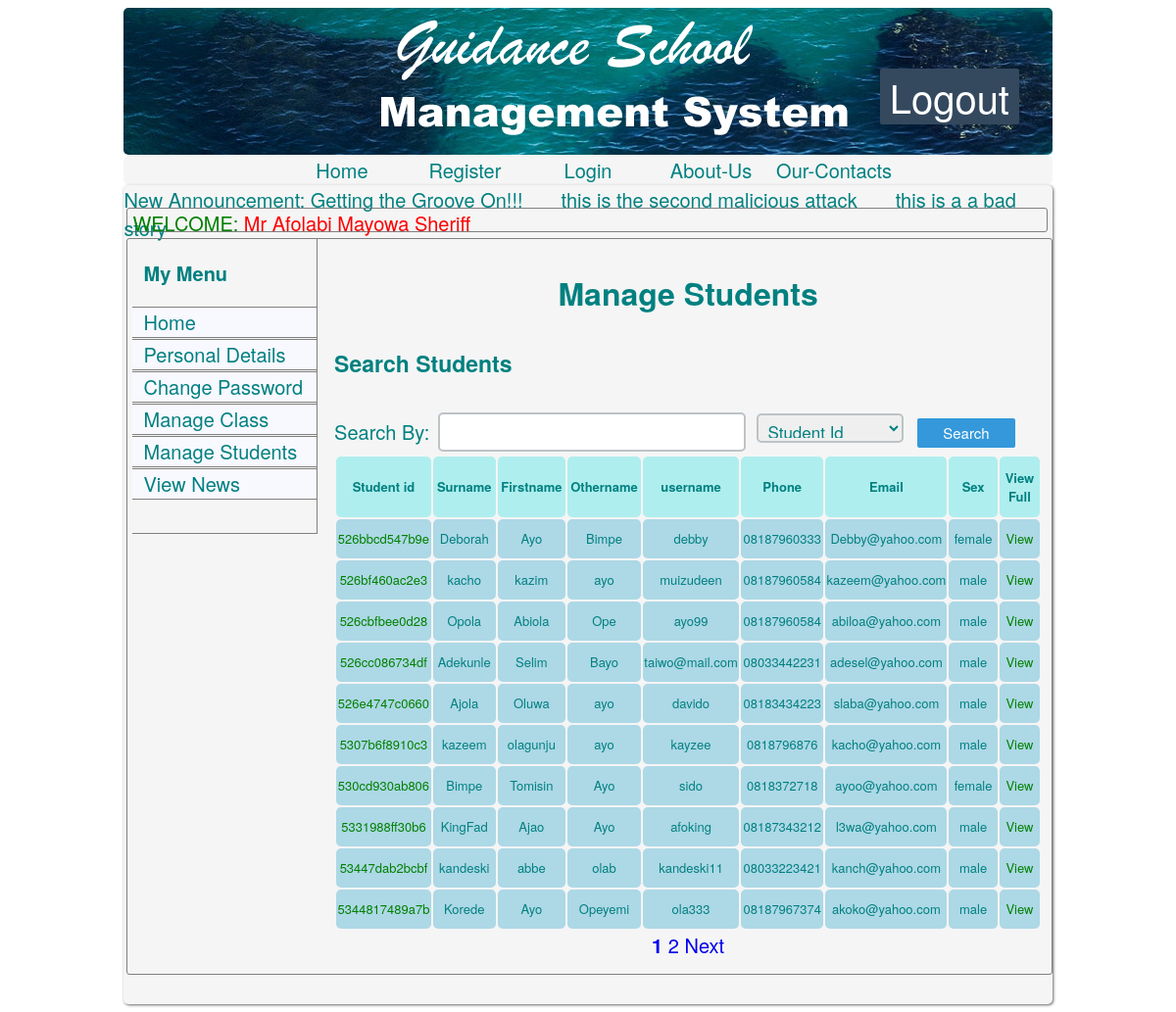
The app's page /teacher/studentrecord.php (signed in) with its own data.
### tables this page shows
CREATE TABLE IF NOT EXISTS `notice` (
  `id` int(3) unsigned NOT NULL AUTO_INCREMENT,
  `notice` varchar(500) NOT NULL,
  PRIMARY KEY (`id`),
  UNIQUE KEY `id` (`id`)
);

CREATE TABLE IF NOT EXISTS `students` (
  `id` int(3) NOT NULL AUTO_INCREMENT,
  `student_id` varchar(15) NOT NULL,
  `surname` varchar(50) NOT NULL,
  `firstname` varchar(50) NOT NULL,
  `othername` varchar(50) NOT NULL,
  `username` varchar(50) NOT NULL,
  `password` varchar(50) NOT NULL,
  `phone` varchar(20) NOT NULL,
  `email` varchar(50) NOT NULL,
  `admission_date` date NOT NULL,
  `admin_admitting` varchar(50) NOT NULL,
  `date_of_birth` date NOT NULL,
  `age` int(3) NOT NULL,
  `gender` varchar(10) NOT NULL,
  `nationality` varchar(10) NOT NULL,
  `religion` varchar(15) NOT NULL,
  `address` varchar(100) NOT NULL,
  `state_of_origin` varchar(30) NOT NULL,
  `state_of_birth` varchar(30) NOT NULL,
  `parent_phone` varchar(20) NOT NULL,
  `parent_email` varchar(50) NOT NULL,
  `class_of_admitant` varchar(20) NOT NULL,
  `department` varchar(20) NOT NULL,
  `picture` varchar(200) NOT NULL,
  `courses` varchar(1000) NOT NULL,
  PRIMARY KEY (`id`),
  UNIQUE KEY `student_id` (`student_id`,`username`,`email`)
);

### teacher/studentrecord.php (the view, shortened to what this page needs)
<?php
include('header.php');
include('menu.php');
?>
<div id="body">
<?php  include('notices.php');  ?>
<?php  include('welcome.php');  ?>
<div class="mainjob">
<?php
include('leftbar.php');
?>
<div class="rightbar">
<center><h3>Manage Students</h3></center>
<h4>Search Students </h4>
<form action="" method="post">
<label>Search By: </label><input class="inputform" type="text" name="query_input" required="required" />
<select class="inputform" style="width:150px" name="select">
<option value="student_id">Student Id</option>
</select>
<input type="submit" class="submitbutton" style="margin-left:5px;width:100px;" value="Search" name="search"/>
</form>
<?php
	$query_input=&$_POST['query_input'];
	$select=&$_POST['select'];
if(isset($_POST['search'])){
$user_search=$query_input;
  function build_query($user_search,$select) {
    $search_query = "SELECT * FROM students";
    $clean_search = str_replace(',', ' ', $user_search);
    $search_words = explode(' ', $clean_search);
    $final_search_words = array();
    if (count($search_words) > 0) {
      foreach ($search_words as $word) {
        if (!empty($word)) {
          $final_search_words[] = $word;
        }
      }
    }
    $where_list = array();
    if (count($final_search_words) > 0) {
      foreach($final_search_words as $word) {
        $where_list[] = "$select LIKE '%$word%'";
      }
    }
    $where_clause = implode(' OR ', $where_list);
    if (!empty($where_clause)) {
      $search_query .= " WHERE $where_clause";
    }
    return $search_query;
  }
	$per_page = 15;
	$pages_query = mysql_query("SELECT COUNT('student_id') FROM students WHERE $select LIKE '%$query_input%'");
	$pages = ceil(mysql_result($pages_query, 0) / $per_page);
	$page = (isset($_GET['page'])) ? (int)$_GET['page'] : 1;
	$start = ($page - 1) * $per_page;
	$query=build_query($user_search,$select);
	$sql=mysql_query($query);
	if($sql){
	}else{
	echo mysql_error();
	}
$num_rows=mysql_num_rows($sql);
echo"Related Search For <u><b>$query_input</b></u>.&nbsp;&nbsp;&nbsp;<i>$num_rows Results Found</i>";
echo "<table class='ttable' width:90%;>";
echo "<tr style='font-size:13px;color:Teal;background-color:PaleTurquoise; border-radius:15px;' align='center'><th>Student id</th><th>Surname</th><th>Firstname</th><th>Othername</th><th>username</th><th>Phone</th><th>Email</th><th>Sex</th><th>View Full</th></tr>";
while($row=mysql_fetch_assoc($sql)){
$student_id=$row['student_id'];
echo "<tr>
<td><a href='edit_students.php?student_id=$student_id'>{$row['student_id']}</a></td><td>{$row['surname']}</td><td>{$row['firstname']}</td><td>{$row['othername']}</td><td>{$row['username']}</td><td>{$row['phone']}</td><td>{$row['email']}</td><td>{$row['gender']}</td><td><a href='studentdetails.php?student_id={$row['student_id']}'>View</a></td>
</tr>";
}
echo "</table>";
	$prev = $page - 1;
	$next = $page + 1;
	echo "<center>";
	if(!($page<=1)){
		echo "<a href='studentrecord.php?page=$prev'>Prev</a> ";
	}
	if($pages>=1 && $page<=$pages){
		for($x=1;$x<=$pages;$x++){
			echo ($x == $page) ? '<strong><a href="?page='.$x.'">'.$x.'</a></strong> ' : '<a href="?page='.$x.'">'.$x.'</a> ';
		}
	}
	if(!($page>=$pages)){
		echo "<a href='studentrecord.php?page=$next'>Next</a>";
	}
	echo "</center>";
}else{
	$per_page = 10;
	$pages_query = mysql_query("SELECT COUNT('student_id') FROM students");
	$pages = ceil(mysql_result($pages_query, 0) / $per_page);
	$page = (isset($_GET['page'])) ? (int)$_GET['page'] : 1;
	$start = ($page - 1) * $per_page;
	$query="SELECT * FROM students LIMIT $start, $per_page";
	$sql=mysql_query($query);
echo "<table class='ttable' width:90%;>";
echo "<tr style='font-size:13px;color:Teal;background-color:PaleTurquoise; border-radius:15px;' align='center'><th>Student id</th><th>Surname</th><th>Firstname</th><th>Othername</th><th>username</th><th>Phone</th><th>Email</th><th>Sex</th><th>View Full</th></tr>";
while($row=mysql_fetch_assoc($sql)){
$student_id=$row['student_id'];
echo "<tr>
<td><a href='edit_students.php?student_id={$student_id}'>$student_id</a></td><td>{$row['surname']}</td><td>{$row['firstname']}</td>
<td>{$row['othername']}</td><td>{$row['username']}</td><td>{$row['phone']}</td><td>{$row['email']}</td>
<td>{$row['gender']}</td>
<td><a href='studentdetails.php?student_id={$row['student_id']}'>View</a></td>
</tr>";
}
echo "</table>";
	$next = $page + 1;
	echo "<center>";
	if($pages>=1 && $page<=$pages){
		for($x=1;$x<=$pages;$x++){
			echo ($x == $page) ? '<strong><a href="?page='.$x.'">'.$x.'</a></strong> ' : '<a href="?page='.$x.'">'.$x.'</a> ';
		}
	}
	if(!($page>=$pages)){
		echo "<a href='studentrecord.php?page=$next'>Next</a>";
	}
	echo "</center>";
}
?>
</div>
</div>
</div>
</body>
</html>

### teacher/notices.php (shortened to what this page needs)
<?php
echo"<div id='notice'>";
echo"<marquee>";
$query4="SELECT notice FROM notice ORDER BY id DESC LIMIT 0,3";
$result=mysql_query($query4);
echo "New Announcement: ";
while($row=mysql_fetch_assoc($result)){
echo "{$row['notice']} &nbsp;&nbsp;&nbsp;&nbsp;&nbsp;&nbsp;";
};
echo"</marquee></div>";
?>

### css/style.css (style rules this page uses)
input, button, select, textarea { font-family: "Helvetica Neue", Helvetica, Arial, sans-serif; font-size: 14px; }
h3, .h3 { font-size: 32px ; }
h4, .h4 { font-size: 23px ; }
body { color:Teal; font-size:20px; background:url(../images/bg.jpg) repeat white; padding:0px; font-family: "Helvetica Neue", Helvetica, Arial, sans-serif; }
div { display:block; }
a { text-decoration:none; webkit-transition: 0.25s; -moz-transition: 0.25s; -o-transition: 0.25s; transition: 0.25s; }
.mainjob { width:99%; min-height:350px; display:inline-block; border-radius:3px; -moz-border-radius:3px; -webkit-border-radius:3px; border:1px solid grey; margin:3px; padding-bottom:15px; padding-left:5px; margin-bottom:30px; }
#notice { width:100%; height:20px }
#body { margin-top:1px; width:80%; border-radius:5px; -moz-border-radius:5px; -webkit-border-radius:5px; background-color:WhiteSmoke; margin-right:10%; margin-left:10%; box-shadow: 1px 1px 3px rgba(50, 50, 50, 0.75); display:inline-block; }
.inputform { color: teal; width:300px; height:30px; border-radius:5px; -moz-border-radius:5px; -webkit-border-radius:5px; margin:3px; border: 2px solid #bdc3c7; outline: none; padding: 3px 5px; font-size:17px; }
.submitbutton { color: #ffffff; background-color: #3498db; border: none; font-size: 15px; font-weight: normal; width:200px; height:30px; border-radius:2px; -moz-border-radius:2px; -webkit-border-radius:2px; margin:3px; margin-left:5px; cursor:pointer; }
.rightbar { padding-left:10px; padding-right:10px; width:77%; display:relative; float:right; }

### teacher/css/style.css (style rules this page uses)
.ttable th { border-radius:5px; width:100px; height:60px; }
.ttable tr { font-size:13px; height:40px; overflow:auto; background-color:LightBlue; }
.ttable td { text-align:center; border-radius:5px; }
.ttable a { text-decoration:none; color:green; }

### records on screen
notice: notice "Getting the Groove On!!!"
notice: notice "this is the second malicious attack"
notice: notice "this is a a bad story"
students: student "526bbcd547b9e", surname "Deborah", firstname "Ayo", othername "Bimpe", username "debby", phone "08187960333", email "Debby@yahoo.com", gender "female"
students: student "526bf460ac2e3", surname "kacho", firstname "kazim", othername "ayo", username "muizudeen", phone "08187960584", email "kazeem@yahoo.com", gender "male"
students: student "526cbfbee0d28", surname "Opola", firstname "Abiola", othername "Ope", username "ayo99", phone "08187960584", email "abiloa@yahoo.com", gender "male"
students: student "526cc086734df", surname "Adekunle", firstname "Selim", othername "Bayo", username "taiwo@mail.com", phone "08033442231", email "adesel@yahoo.com", gender "male"
students: student "526e4747c0660", surname "Ajola", firstname "Oluwa", othername "ayo", username "davido", phone "08183434223", email "slaba@yahoo.com", gender "male"
students: student "5307b6f8910c3", surname "kazeem", firstname "olagunju", othername "ayo", username "kayzee", phone "0818796876", email "kacho@yahoo.com", gender "male"
students: student "530cd930ab806", surname "Bimpe", firstname "Tomisin", othername "Ayo", username "sido", phone "0818372718", email "ayoo@yahoo.com", gender "female"
students: student "5331988ff30b6", surname "KingFad", firstname "Ajao", othername "Ayo", username "afoking", phone "08187343212", email "l3wa@yahoo.com", gender "male"
students: student "53447dab2bcbf", surname "kandeski", firstname "abbe", othername "olab", username "kandeski11", phone "08033223421", email "kanch@yahoo.com", gender "male"
students: student "5344817489a7b", surname "Korede", firstname "Ayo", othername "Opeyemi", username "ola333", phone "08187967374", email "akoko@yahoo.com", gender "male"

### other values on screen
$adminuser['surname'] "Afolabi"
$adminuser['firstname'] "Mayowa"
$adminuser['othername'] "Sheriff"
